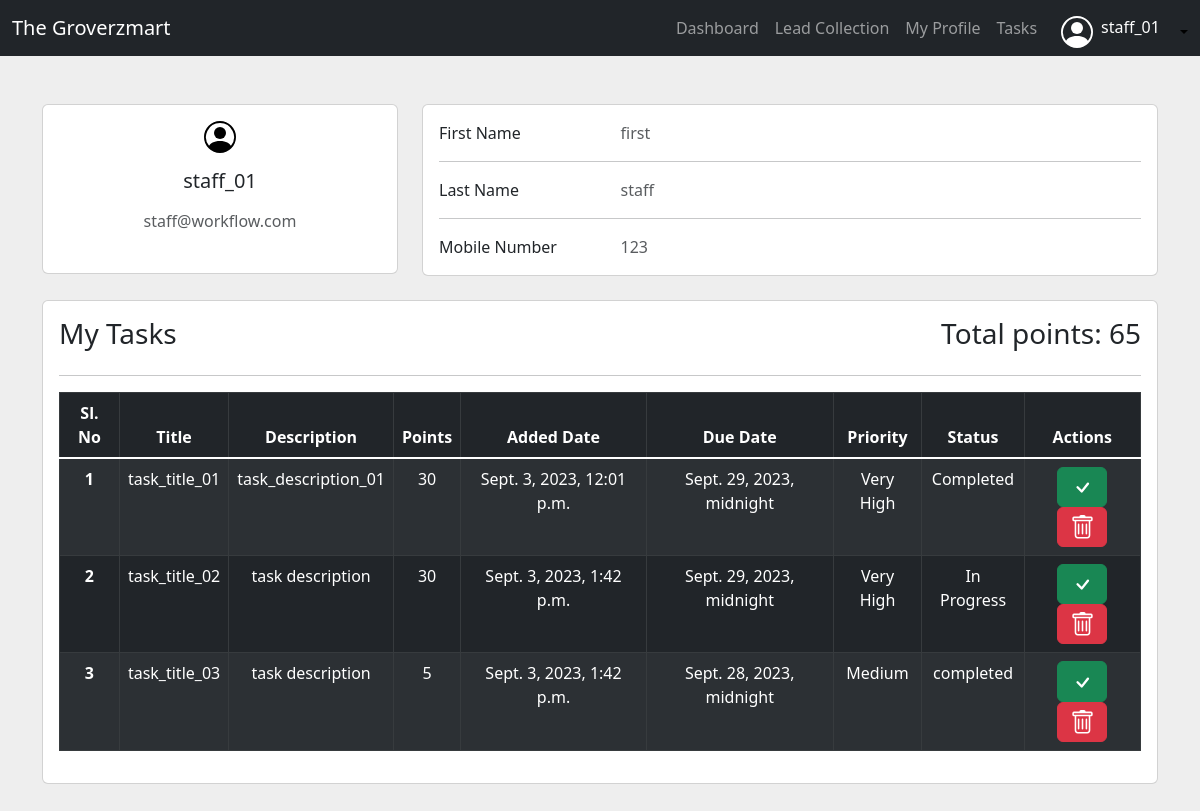
Page /profile/staff/ (signed in) on the earlier database version.
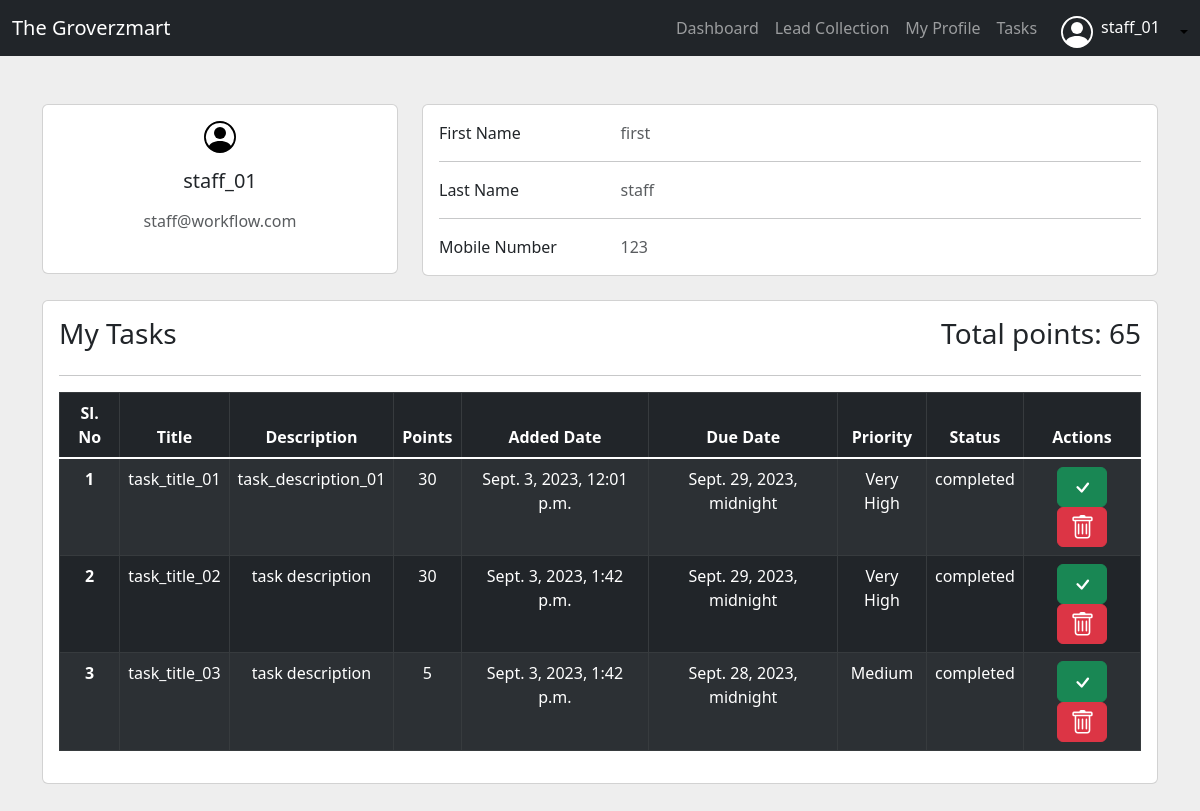
Same page on the later database version.
### workflow_app/models.py (models this page shows, shortened)
class SelectedTask(models.Model):
    staff = models.ForeignKey(Staff, on_delete=models.CASCADE)
    task = models.ForeignKey(Task, on_delete=models.CASCADE)
    date_selected = models.DateTimeField(auto_now_add=True)
    completed = models.BooleanField(default=False)
    reviewed_by = models.ForeignKey(User, on_delete=models.SET_NULL, null=True, blank=True)

class Task(models.Model):
    title = models.CharField(max_length=255)
    description = models.TextField()
    priority = models.CharField(max_length=20, choices=PRIORITY_CHOICES)
    status = models.CharField(max_length=40, choices=STATUS_CHOICES,default='pending')
    added_date = models.DateTimeField(auto_now_add=True)
    updated_date = models.DateTimeField(auto_now=True)
    due_date = models.DateTimeField()
    def points(self):
        if self.priority == 'Very High':
            return 30
        elif self.priority == 'High':
            return 10
        elif self.priority == 'Medium':
            return 5
        elif self.priority == 'Low':
            return 3
        else:
            return 0

### workflow_app/views.py (the view)
# urls.py: path('profile/staff/',profile_staff, name='profile_staff'),
@login_required
def profile_staff(request):
    staff = Staff.objects.get(user=request.user)
    selected_tasks = SelectedTask.objects.filter(staff=staff)
    total_points = staff.total_selected_task_points()
    context = {
        'page_title': 'My Profile',
        'staff': staff,
        'selected_tasks': selected_tasks,
        'total_points':total_points,
    }
    return render(request, 'staff/staff_profile.html', context)

### workflow_app/models.py (called while the page is built)
    def total_selected_task_points(self):
        total_points = 0
        selected_tasks = SelectedTask.objects.filter(staff=self)
        for task in selected_tasks:
            total_points += task.task.points()
        return total_points

### templates/staff/staff_profile.html (shortened to what the changed rows need)
{% extends 'base.html' %}
{% block start %}
{% load static %}
<section style="background-color: #eee;">
    <div class="container py-5">
        <div class="row">
            <div class="col-md-12">
                <div class="card mb-4">
                    <div class="card-body">
                        <div class="alltasktable">
                            <table class="table table-dark table-striped table-bordered table-hover">
                                <thead class="text-center">
                                    <tr>
                                        <th scope="col">Sl. No</th>
                                        <th scope="col">Title</th>
                                        <th scope="col">Description</th>
                                        <th scope="col">Points</th>
                                        <th scope="col">Added Date</th>
                                        <th scope="col">Due Date</th>
                                        <th scope="col">Priority</th>
                                        <th scope="col">Status</th>
                                        <th scope="col">Actions</th>
                                    </tr>
                                </thead>
                                <tbody class="table-group-divider text-center">
                                    {% for task in selected_tasks %}
                                    <tr>
                                        <th scope="row">{{forloop.counter}}</th>
                                        <td>{{task.task.title}}</td>
                                        <td>{{task.task.description}}</td>
                                        <td>{{task.task.points}}</td>
                                        <td>{{task.task.added_date}}</td>
                                        <td>{{task.task.due_date}}</td>
                                        <td>{{task.task.priority}}</td>
                                        <td>{{task.task.status}}</td>
                                        <td>
                                            <a href= "{% url 'mark_completed' task.task.id %}" class="btn btn-success" style='width:50px;'><svg xmlns="http://www.w3.org/2000/svg" width="25" height="25" fill="currentColor" class="bi bi-check" viewBox="0 0 16 16">
                                                <path d="M10.97 4.97a.75.75 0 0 1 1.07 1.05l-3.99 4.99a.75.75 0 0 1-1.08.02L4.324 8.384a.75.75 0 1 1 1.06-1.06l2.094 2.093 3.473-4.425a.267.267 0 0 1 .02-.022z"/>
                                              </svg></a>
                                              <a href="{% url 'remove_task_staff' task.task.id %}" class="btn btn-danger" style='width:50px;'></a>
                                        </td>
                                    </tr>
                                    {% endfor %}
                                </tbody>
                            </table>
                        </div>
                    </div>
                </div>
            </div>
        </div>
    </div>
</section>
{% endblock %}

Differences in the rows shown:
changed SelectedTask "task_title_01": task.status "Completed" → "completed"
changed SelectedTask "task_title_02": task.status "In Progress" → "completed"
